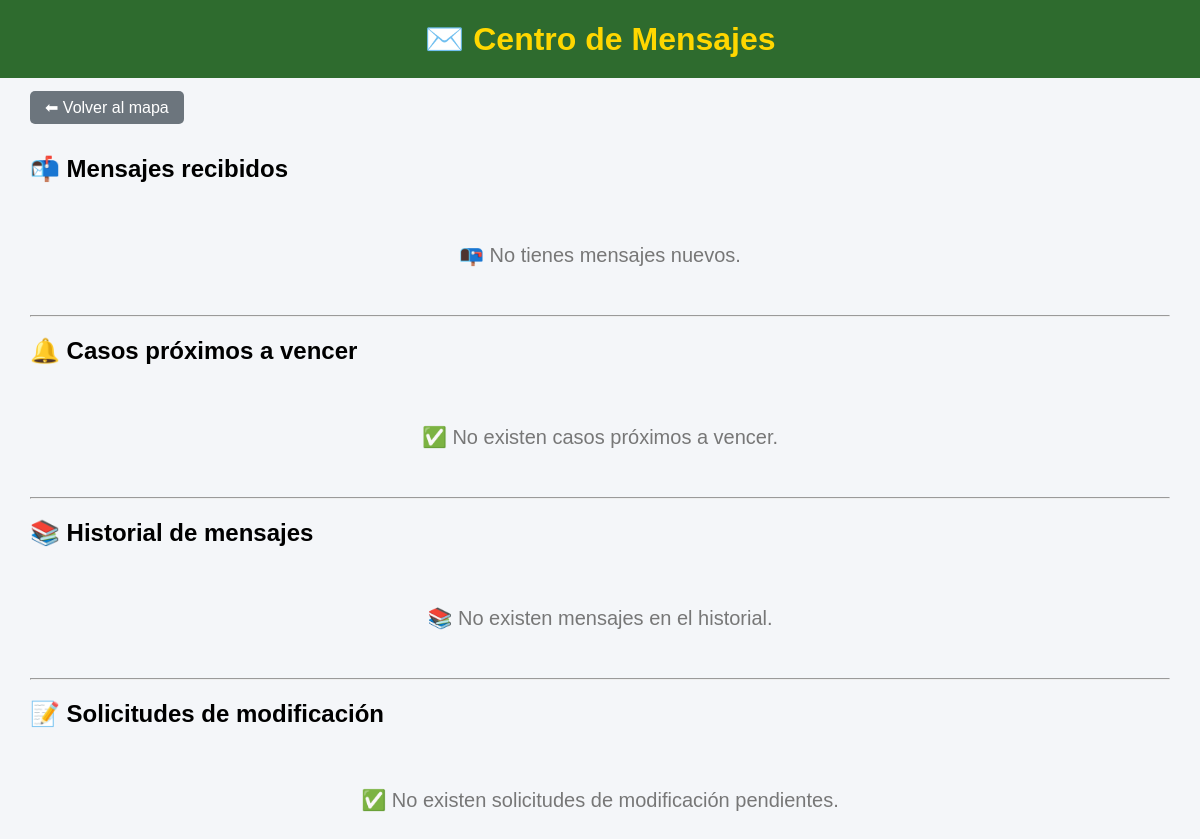
/mensajes/ (signed in), run on an earlier commit of the app's database.
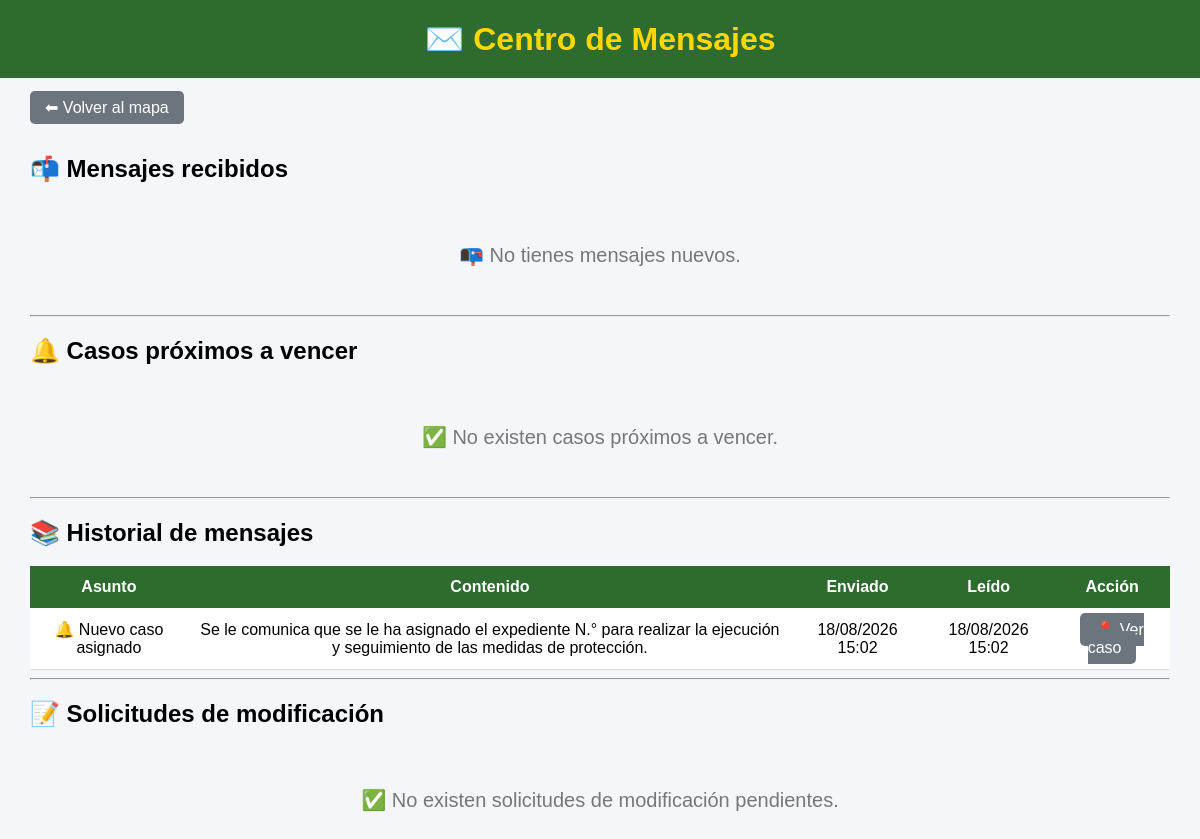
And on a later commit of the database.
### mapa/models.py (models this page shows, shortened)
class Mensaje(models.Model):
    destinatario = models.ForeignKey(
        User,
        on_delete=models.CASCADE,
        related_name="mensajes_recibidos"
    )
    caso = models.ForeignKey(
        Caso,
        on_delete=models.CASCADE,
        related_name="mensajes"
    )
    asunto = models.CharField(
        max_length=200
    )
    contenido = models.TextField()
    leido = models.BooleanField(
        default=False
    )
    fecha_lectura = models.DateTimeField(
        null=True,
        blank=True
    )
    fecha = models.DateTimeField(
        auto_now_add=True
    )

### mapa/views.py (the view)
@login_required
@grupo_requerido(
    "Administrador",
    "Jefe_MP",
    "Usuario_MP"
)
def mensajes(request):
    mensajes_nuevos = Mensaje.objects.filter(
        destinatario=request.user,
        leido=False
    ).order_by("-fecha")
    historial_mensajes = Mensaje.objects.filter(
        destinatario=request.user,
        leido=True
    ).order_by("-fecha_lectura", "-fecha")
    solicitudes = SolicitudModificacion.objects.filter(
        estado="PENDIENTE"
    ).order_by("-fecha")
    hoy = timezone.now().date()
    limite = hoy + timedelta(days=3)
    if (
        request.user.is_superuser
        or request.user.groups.filter(
            name__in=["Administrador", "Jefe_MP"]
        ).exists()
    ):
        casos_por_vencer = Caso.objects.filter(
            estado="ACTIVO",
            fecha_limite__isnull=False,
            fecha_limite__gte=hoy,
            fecha_limite__lte=limite
        ).filter(
            Q(fecha_registro__year__gte=2026) |
            Q(ultima_visita__year__gte=2026)
        ).order_by("fecha_limite")
    else:
        casos_por_vencer = Caso.objects.filter(
            estado="ACTIVO",
            responsable=request.user,
            fecha_limite__isnull=False,
            fecha_limite__gte=hoy,
            fecha_limite__lte=limite
        ).filter(
            Q(fecha_registro__year__gte=2026) |
            Q(ultima_visita__year__gte=2026)
        ).order_by("fecha_limite")
    return render(
        request,
        "mapa/mensajes.html",
        {
            "mensajes_nuevos": mensajes_nuevos,
            "historial_mensajes": historial_mensajes,
            "solicitudes": solicitudes,
            "casos_por_vencer": casos_por_vencer,
        }
    )

### mapa/templates/mapa/mensajes.html (shortened to what this page needs)
<!DOCTYPE html>
<html lang="es">
<head>
</head>
<body>
<header>
<h1>✉️ Centro de Mensajes</h1>
</header>
<div class="contenedor">
<a href="/" class="btn volver">
⬅ Volver al mapa
</a>
<br><br>
<h2>📬 Mensajes recibidos</h2>
{% if mensajes_nuevos %}
<table>
<tr>
    <th>Asunto</th>
    <th>Contenido</th>
    <th>Fecha</th>
    <th>Estado</th>
    <th>Acciones</th>
</tr>
{% for mensaje in mensajes_nuevos %}
<tr>
<td>
    <a href="{% url 'editar_caso' mensaje.caso.id %}">
        {{ mensaje.asunto }}
    </a>
</td>
<td>{{ mensaje.contenido }}</td>
<td>{{ mensaje.fecha|date:"d/m/Y H:i" }}</td>
<td>
{% if mensaje.leido %}
<span style="color:green;">✅ Leído</span>
{% else %}
<span style="color:#dc3545; font-weight:bold;">🔴 No leído</span>
{% endif %}
</td>
<td>
    <a href="{% url 'editar_caso' mensaje.caso.id %}" class="btn aprobar">
        📍 Abrir caso
    </a>
</td>
</tr>
{% endfor %}
</table>
{% else %}
<div class="sin">
📭 No tienes mensajes nuevos.
</div>
{% endif %}
<hr>
<h2>🔔 Casos próximos a vencer</h2>
{% if casos_por_vencer %}
<table>
<tr>
    <th>Beneficiario</th>
    <th>DNI</th>
    <th>Fecha límite</th>
    <th>Responsable</th>
</tr>
{% for caso in casos_por_vencer %}
<tr>
<td>
{{ caso.beneficiario }}
</td>
<td>
{{ caso.dni_beneficiario }}
</td>
<td>
{{ caso.fecha_limite }}
</td>
<td>
{{ caso.responsable.username }}
</td>
</tr>
{% endfor %}
</table>
{% else %}
<div class="sin">
✅ No existen casos próximos a vencer.
</div>
{% endif %}
<hr>
<h2>📚 Historial de mensajes</h2>
{% if historial_mensajes %}
<table>
<tr>
    <th>Asunto</th>
    <th>Contenido</th>
    <th>Enviado</th>
    <th>Leído</th>
    <th>Acción</th>
</tr>
{% for mensaje in historial_mensajes %}
<tr>
<td>{{ mensaje.asunto }}</td>
<td>{{ mensaje.contenido }}</td>
<td>{{ mensaje.fecha|date:"d/m/Y H:i" }}</td>
<td>{{ mensaje.fecha_lectura|date:"d/m/Y H:i" }}</td>
<td>
<a href="{% url 'editar_caso' mensaje.caso.id %}" class="btn volver">
📍 Ver caso
</a>
</td>
</tr>
{% endfor %}
</table>
{% else %}
<div class="sin">
📚 No existen mensajes en el historial.
</div>
{% endif %}
<hr>
<h2>📝 Solicitudes de modificación</h2>
{% if solicitudes %}
<table>
<tr>
<th>ID</th>
<th>Beneficiario</th>
<th>Solicitante</th>
<th>Motivo</th>
<th>Fecha</th>
<th>Acciones</th>
</tr>
{% for solicitud in solicitudes %}
<tr>
<td>{{ solicitud.id }}</td>
<td>{{ solicitud.caso.beneficiario }}</td>
<td>{{ solicitud.solicitante.username }}</td>
<td>{{ solicitud.motivo }}</td>
<td>{{ solicitud.fecha|date:"d/m/Y H:i" }}</td>
<td>
<a href="{% url 'aprobar_solicitud' solicitud.id %}" class="btn aprobar">
✅ Aprobar
</a>
<a href="{% url 'rechazar_solicitud' solicitud.id %}" class="btn rechazar">
❌ Rechazar
</a>
</td>
</tr>
{% endfor %}
</table>
{% else %}
<div class="sin">
✅ No existen solicitudes de modificación pendientes.
</div>
{% endif %}
</div>
</body>
</html>

What changed in the data, as far as the page shows it:
added Mensaje: asunto "🔔 Nuevo caso asignado", contenido "Se le comunica que se le ha asignado el expediente N.° para realizar la ejecución y seguimiento de las medidas de protección.", fecha "18/08/2026 15:02", fecha_lectura "18/08/2026 15:02"
Also different on the page:
text no longer shown: "📚 No existen mensajes en el historial."
text now shown: "Asunto Contenido Enviado Leído Acción"
